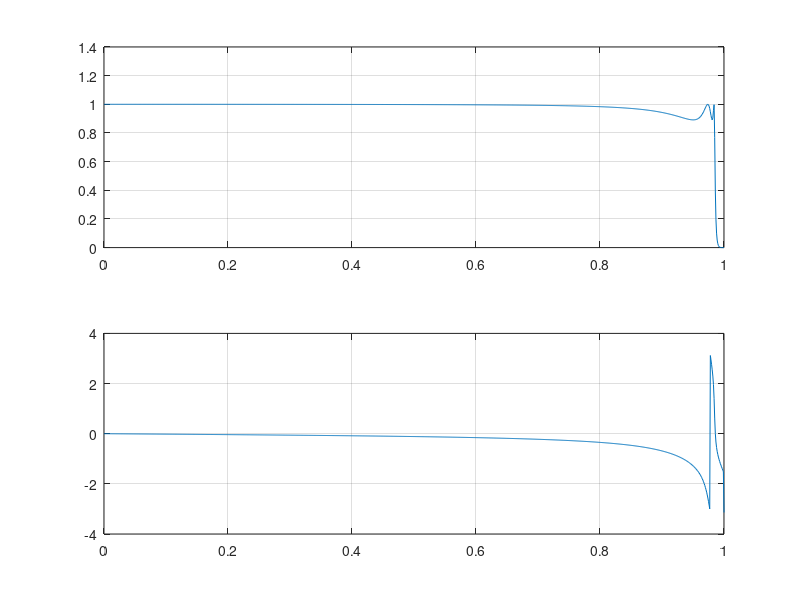
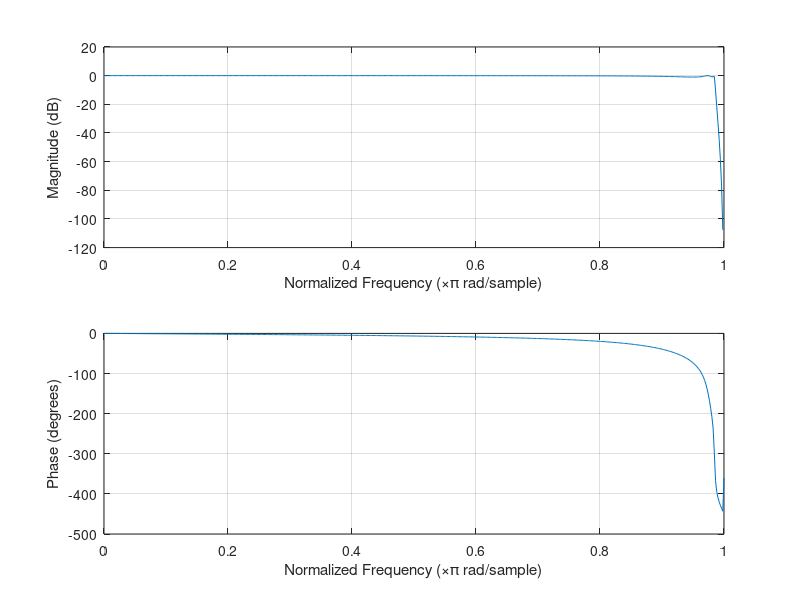

Reproduce these figures in MATLAB, in order.
clear all
clear all
close all
clc
%bilineal%%%%%%%%%5
%especificaciones de filtro digital 
wp=0.25*pi;%frecuencia de banda de paso digital en rad
ws=0.4*pi;%frecuencia de banda de rechazo digital en rad
Ap=1;%riple de pasabanda en dB
As=30;%atenuacion en dB
%especificaciones de prototipo analogico
T = 0.1; %poner T=1
Omegap = (2/T)*tan(wp/2); %frecuencia de pasabanda del prototipo
Omegas = (2/T)*tan(ws/2);%frecuencia de rechazabanda del prototipo
%hallamos parametros del filtro
[N,Omegac] = cheb1ord(Omegap,Omegas,Ap,As,'s'); N
[C,D] = cheby1(N,Ap,Omegac,'s'); [B,A] = bilinear(C,D,1/T);
%reresentacion espectral
w=linspace(0,pi,1000);
H=freqz(B,A,w);
subplot(211);plot(w/pi,abs(H));grid on;
subplot(212);plot(w/pi,angle(H));grid on;
figure
freqz(B,A)